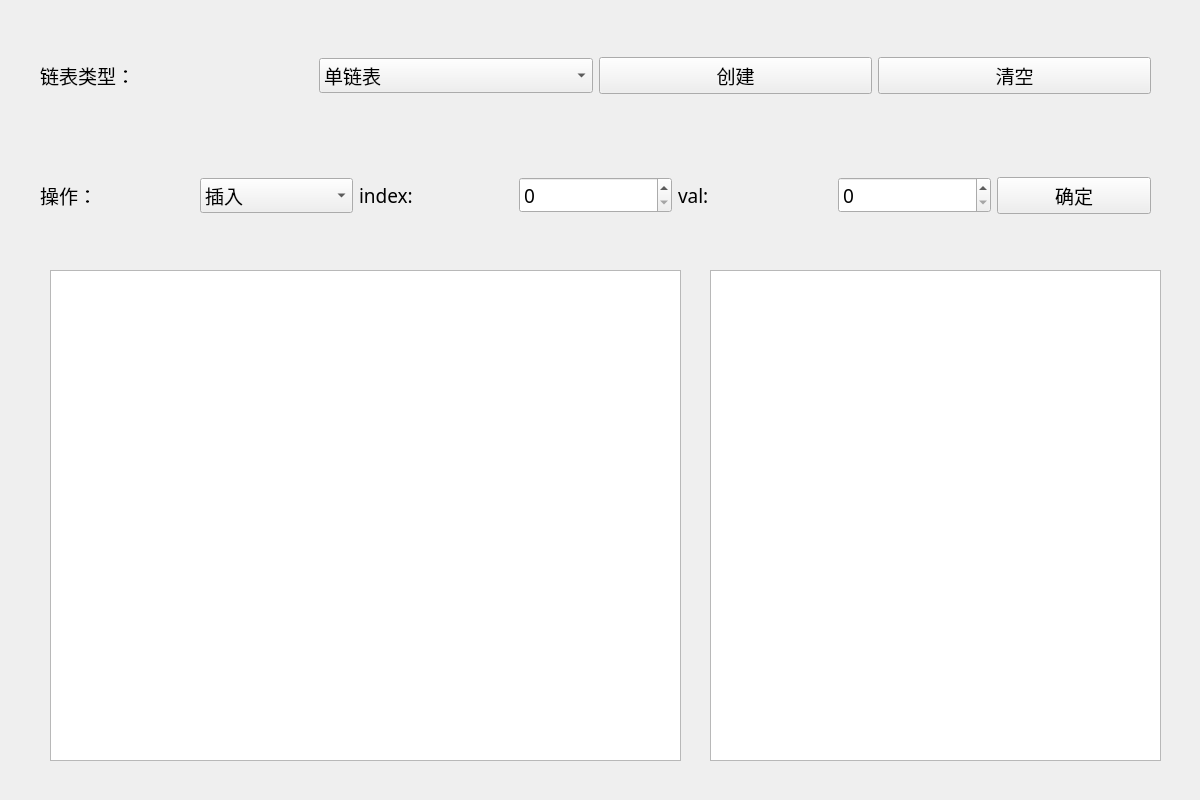
<?xml version="1.0" encoding="UTF-8"?>
<ui version="4.0">
 <class>Widget</class>
 <widget class="QWidget" name="Widget">
  <property name="geometry">
   <rect>
    <x>0</x>
    <y>0</y>
    <width>1200</width>
    <height>800</height>
   </rect>
  </property>
  <property name="sizePolicy">
   <sizepolicy hsizetype="Fixed" vsizetype="Fixed">
    <horstretch>0</horstretch>
    <verstretch>0</verstretch>
   </sizepolicy>
  </property>
  <property name="minimumSize">
   <size>
    <width>1200</width>
    <height>800</height>
   </size>
  </property>
  <property name="maximumSize">
   <size>
    <width>1200</width>
    <height>800</height>
   </size>
  </property>
  <property name="baseSize">
   <size>
    <width>1200</width>
    <height>800</height>
   </size>
  </property>
  <property name="font">
   <font>
    <family>楷体</family>
    <pointsize>14</pointsize>
   </font>
  </property>
  <property name="windowTitle">
   <string>Widget</string>
  </property>
  <property name="windowIcon">
   <iconset resource="rsc.qrc">
    <normaloff>:/img/1.png</normaloff>:/img/1.png</iconset>
  </property>
  <widget class="QWidget" name="widget_1" native="true">
   <property name="geometry">
    <rect>
     <x>40</x>
     <y>10</y>
     <width>1111</width>
     <height>131</height>
    </rect>
   </property>
   <property name="font">
    <font>
     <family>楷体</family>
     <pointsize>14</pointsize>
     <weight>50</weight>
     <bold>false</bold>
    </font>
   </property>
   <layout class="QHBoxLayout" name="horizontalLayout">
    <item>
     <widget class="QLabel" name="label">
      <property name="font">
       <font>
        <family>楷体</family>
        <pointsize>14</pointsize>
        <weight>50</weight>
        <bold>false</bold>
       </font>
      </property>
      <property name="text">
       <string>链表类型：</string>
      </property>
     </widget>
    </item>
    <item>
     <widget class="QComboBox" name="listType">
      <item>
       <property name="text">
        <string>单链表</string>
       </property>
      </item>
      <item>
       <property name="text">
        <string>循环链表</string>
       </property>
      </item>
      <item>
       <property name="text">
        <string>双向链表</string>
       </property>
      </item>
     </widget>
    </item>
    <item>
     <widget class="QPushButton" name="build_btn">
      <property name="text">
       <string>创建</string>
      </property>
     </widget>
    </item>
    <item>
     <widget class="QPushButton" name="clear_btn">
      <property name="text">
       <string>清空</string>
      </property>
     </widget>
    </item>
   </layout>
  </widget>
  <widget class="QWidget" name="widget_2" native="true">
   <property name="geometry">
    <rect>
     <x>40</x>
     <y>140</y>
     <width>1111</width>
     <height>111</height>
    </rect>
   </property>
   <layout class="QHBoxLayout" name="horizontalLayout_2">
    <item>
     <widget class="QLabel" name="label_2">
      <property name="font">
       <font>
        <family>楷体</family>
        <pointsize>14</pointsize>
        <weight>50</weight>
        <bold>false</bold>
       </font>
      </property>
      <property name="text">
       <string>操作：</string>
      </property>
     </widget>
    </item>
    <item>
     <widget class="QComboBox" name="operationType">
      <item>
       <property name="text">
        <string>插入</string>
       </property>
      </item>
      <item>
       <property name="text">
        <string>删除</string>
       </property>
      </item>
      <item>
       <property name="text">
        <string>修改</string>
       </property>
      </item>
      <item>
       <property name="text">
        <string>查找</string>
       </property>
      </item>
     </widget>
    </item>
    <item>
     <widget class="QLabel" name="label_3">
      <property name="font">
       <font>
        <family>楷体</family>
        <pointsize>14</pointsize>
        <weight>50</weight>
        <bold>false</bold>
       </font>
      </property>
      <property name="text">
       <string>index:</string>
      </property>
     </widget>
    </item>
    <item>
     <widget class="QSpinBox" name="index"/>
    </item>
    <item>
     <widget class="QLabel" name="label_4">
      <property name="font">
       <font>
        <family>楷体</family>
        <pointsize>14</pointsize>
        <weight>50</weight>
        <bold>false</bold>
       </font>
      </property>
      <property name="text">
       <string>val:</string>
      </property>
     </widget>
    </item>
    <item>
     <widget class="QSpinBox" name="val"/>
    </item>
    <item>
     <widget class="QPushButton" name="confirm_btn">
      <property name="text">
       <string>确定</string>
      </property>
     </widget>
    </item>
   </layout>
  </widget>
  <widget class="QWidget" name="widget" native="true">
   <property name="geometry">
    <rect>
     <x>20</x>
     <y>270</y>
     <width>1161</width>
     <height>521</height>
    </rect>
   </property>
   <widget class="QTextBrowser" name="textBrowser">
    <property name="geometry">
     <rect>
      <x>690</x>
      <y>0</y>
      <width>451</width>
      <height>491</height>
     </rect>
    </property>
   </widget>
   <widget class="QTableWidget" name="tableWidget">
    <property name="geometry">
     <rect>
      <x>30</x>
      <y>0</y>
      <width>631</width>
      <height>491</height>
     </rect>
    </property>
    <property name="font">
     <font>
      <family>Times New Roman</family>
      <pointsize>12</pointsize>
     </font>
    </property>
   </widget>
  </widget>
 </widget>
 <resources>
  <include location="rsc.qrc"/>
 </resources>
 <connections/>
</ui>
